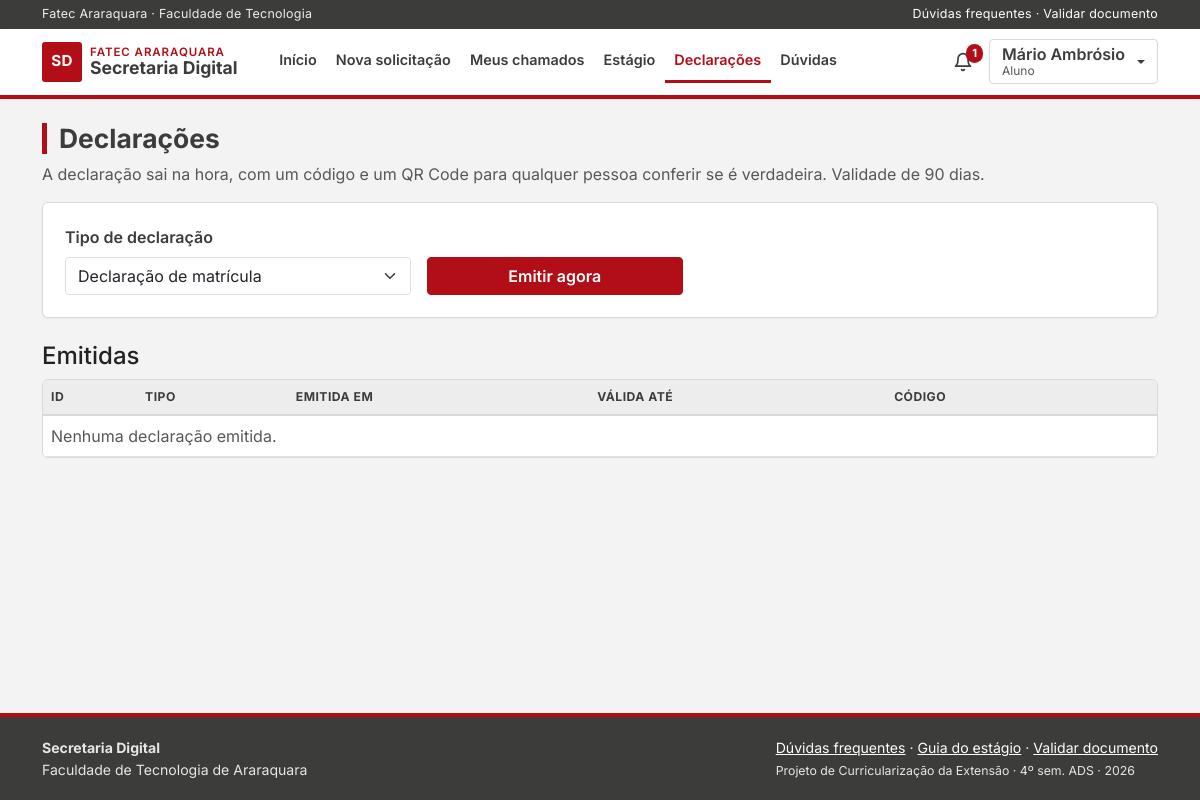
/declaracao_lista.php (signed in), run on an earlier commit of the app's database.
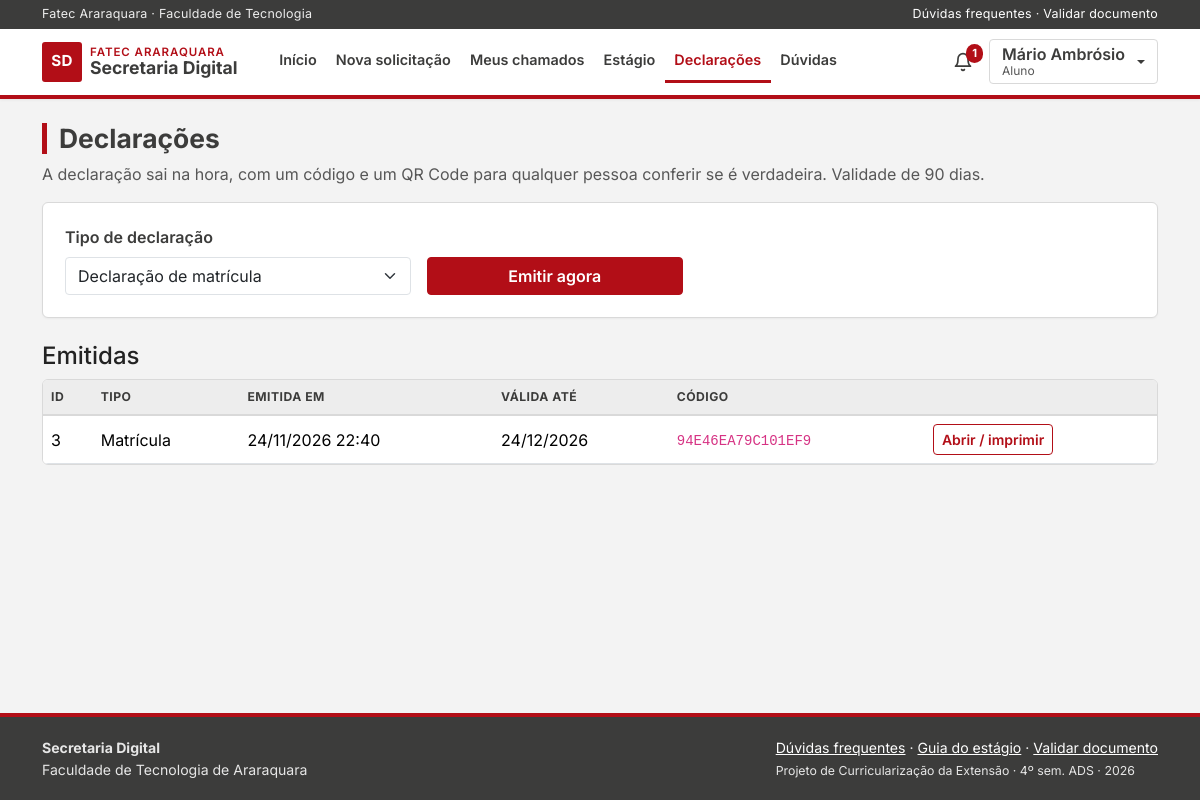
And on a later commit of the database.
### tables this page shows
CREATE TABLE tb_documentos (
  id_documento  INT AUTO_INCREMENT PRIMARY KEY,
  codigo        CHAR(16)   NOT NULL,
  id_aluno      INT        NOT NULL,
  tipo          ENUM('matricula','frequencia') NOT NULL,
  emitido_em    DATETIME   NOT NULL DEFAULT CURRENT_TIMESTAMP,
  valido_ate    DATE       NOT NULL,
  ativo         TINYINT(1) NOT NULL DEFAULT 1,
  UNIQUE KEY uk_documentos_codigo (codigo),
  CONSTRAINT fk_documentos_aluno FOREIGN KEY (id_aluno)
    REFERENCES tb_usuarios (id_usuario)
);

### declaracao_lista.php (the view, shortened to what this page needs)
<?php
    require_once("conecta.php");
    require_once("funcoes.php");
    $nivel = $_SESSION['nivel'];
    $ordem = ordem_sql(array(
        "id" => "d.id_documento",
        "aluno" => "u.nome",
        "tipo" => "d.tipo",
        "emitido" => "d.emitido_em",
        "validade" => "d.valido_ate"
    ), "emitido");
    if(!isset($_GET['ordem'])){
        $ordem = "d.emitido_em DESC";
    }
    $id_filtro = ($nivel == "aluno") ? $_SESSION['id_usuario'] : 0;
    $sql = "SELECT d.id_documento, d.codigo, d.tipo, d.emitido_em, d.valido_ate, u.nome AS aluno
            FROM tb_documentos d INNER JOIN tb_usuarios u ON u.id_usuario = d.id_aluno
            WHERE (? = 0 OR d.id_aluno = ?)
            ORDER BY $ordem";
    $stmt = mysqli_stmt_init($con);
    mysqli_stmt_prepare($stmt, $sql);
    mysqli_stmt_bind_param($stmt, "ii", $id_filtro, $id_filtro);
    mysqli_stmt_execute($stmt);
    $dados = mysqli_fetch_all(mysqli_stmt_get_result($stmt), MYSQLI_ASSOC);
    require_once("cabecalho.php");
?>
<h1>Declarações</h1>
<p class="text-secondary">A declaração sai na hora, com um código e um QR Code para qualquer pessoa conferir se é verdadeira. Validade de 90 dias.</p>
<form action="declaracao_add2.php" method="post" class="cartao mb-4">
    <div class="row g-3 align-items-end">
        <div class="col-md-4">
            <label for="seltipo" class="form-label">Tipo de declaração</label>
            <select name="seltipo" id="seltipo" class="form-select" required>
                <option value="matricula">Declaração de matrícula</option>
            </select>
        </div>
        <div class="col-md-3">
            <input type="submit" name="btn" value="Emitir agora" class="btn btn-principal w-100">
        </div>
    </div>
</form>
<h2 class="h4">Emitidas</h2>
<div class="tabela">
    <table class="table align-middle">
        <tr>
            <?php
                echo th_ordem("ID", "id");
                echo th_ordem("Tipo", "tipo");
                echo th_ordem("Emitida em", "emitido");
                echo th_ordem("Válida até", "validade");
            ?>
            <th>Código</th>
            <th></th>
        </tr>
        <?php
            if(count($dados) == 0){
                echo "<tr><td colspan='7' class='text-secondary'>Nenhuma declaração emitida.</td></tr>";
            }
            foreach($dados as $d){
                echo "<tr><td>" . $d['id_documento'] . "</td>";
                echo "<td>" . ($d['tipo'] == "matricula" ? "Matrícula" : "Frequência") . "</td>
                      <td>" . data_br($d['emitido_em'], true) . "</td>
                      <td>" . data_br($d['valido_ate']) . "</td>
                      <td><code>" . seguro($d['codigo']) . "</code></td>
                      <td><a href='declaracao_ver.php?id=" . $d['id_documento'] . "' class='btn btn-sm btn-contorno'>Abrir / imprimir</a></td>
                      </tr>";
            }
        ?>
    </table>
</div>
<?php require_once("rodape.php"); ?>

### cabecalho.php (shortened to what this page needs)
<?php
    $nivel_menu = $_SESSION['nivel'] ?? "";
    $pagina_atual = basename($_SERVER['PHP_SELF']);
    $qtd_notif = 0;
    if(isset($_SESSION['id_usuario']) && isset($con)){
        $sql_n = "SELECT COUNT(*) AS qtd FROM tb_notificacoes WHERE id_usuario = ? AND lida = 0 AND canal = 'sistema'";
        $stmt_n = mysqli_stmt_init($con);
        mysqli_stmt_prepare($stmt_n, $sql_n);
        mysqli_stmt_bind_param($stmt_n, "i", $_SESSION['id_usuario']);
        mysqli_stmt_execute($stmt_n);
        $qtd_notif = mysqli_fetch_assoc(mysqli_stmt_get_result($stmt_n))['qtd'];
    }
    function item_menu($arquivo, $rotulo, $pagina_atual){
        $ativo = ($arquivo == $pagina_atual) ? " active" : "";
        return "<li class='nav-item'><a class='nav-link$ativo' href='$arquivo'>$rotulo</a></li>";
    }
?>
<!DOCTYPE html>
<html lang="pt-br">
<head>
    <link href="css/bootstrap.min.css" rel="stylesheet">
    <link href="css/estilo.css" rel="stylesheet">
</head>
<body>
<div class="faixa-topo">
    <div class="container">
        <span>Fatec Araraquara · Faculdade de Tecnologia</span>
        <span class="d-none d-md-inline"><a href="faq.php">Dúvidas frequentes</a> · <a href="validar.php">Validar documento</a></span>
    </div>
</div>
<header class="cabecalho">
    <nav class="navbar navbar-expand-xl">
        <div class="container">
            <a class="navbar-brand d-flex align-items-center gap-2" href="<?php echo $nivel_menu ? 'painel.php' : 'index.php'; ?>">
                <span class="logo">SD</span>
                <span class="marca"><small>Fatec Araraquara</small>Secretaria Digital</span>
            </a>
            <div class="collapse navbar-collapse" id="menu">
                <ul class="navbar-nav me-auto ms-xl-3">
                <?php
                    if($nivel_menu == ""){
                        echo item_menu("index.php", "Início", $pagina_atual);
                        echo item_menu("faq.php", "Dúvidas frequentes", $pagina_atual);
                        echo item_menu("estagio_guia.php", "Guia do estágio", $pagina_atual);
                        echo item_menu("validar.php", "Validar documento", $pagina_atual);
                    }
                    else if($nivel_menu == "aluno"){
                        echo item_menu("painel.php", "Início", $pagina_atual);
                        echo item_menu("chamado_add.php", "Nova solicitação", $pagina_atual);
                        echo item_menu("chamado_lista.php", "Meus chamados", $pagina_atual);
                        echo item_menu("estagio_lista.php", "Estágio", $pagina_atual);
                        echo item_menu("declaracao_lista.php", "Declarações", $pagina_atual);
                        echo item_menu("faq.php", "Dúvidas", $pagina_atual);
                    }
                ?>
                </ul>
                <?php if($nivel_menu != ""){ ?>
                    <div class="d-flex align-items-center gap-2">
                        <a href="painel.php#notificacoes" class="sino" aria-label="Notificações: <?php echo $qtd_notif; ?> não lidas">
                            <svg aria-hidden="true" width="20" height="20" viewBox="0 0 24 24" fill="none" stroke="currentColor" stroke-width="2" stroke-linecap="round" stroke-linejoin="round"><path d="M6 8a6 6 0 0 1 12 0c0 7 3 9 3 9H3s3-2 3-9"></path><path d="M10.3 21a1.94 1.94 0 0 0 3.4 0"></path></svg>
                            <?php if($qtd_notif > 0){ echo "<span class='badge-notif'>$qtd_notif</span>"; } ?>
                        </a>
                        <div class="dropdown">
                            <button class="btn btn-usuario dropdown-toggle d-flex align-items-center gap-2" type="button" data-bs-toggle="dropdown" aria-expanded="false">
                                <span class="text-start"><?php echo seguro($_SESSION['nome']); ?><small class="d-block"><?php echo nome_nivel($nivel_menu); ?></small></span>
                            </button>
                        </div>
                    </div>
                <?php } else { ?>
                    <a href="index.php#entrar" class="btn btn-principal">Entrar</a>
                <?php } ?>
            </div>
        </div>
    </nav>
</header>
<main class="container py-4">

### funcoes.php (shortened to what this page needs)
<?php
    function seguro($texto){
        return htmlspecialchars((string)$texto, ENT_QUOTES, "UTF-8");
    }
    function nome_nivel($nivel){
        $nomes = array(
            "aluno" => "Aluno",
            "secretaria" => "Secretaria",
            "coordenacao" => "Coordenação",
            "admin" => "Administração"
        );
        return isset($nomes[$nivel]) ? $nomes[$nivel] : $nivel;
    }
    function data_br($data, $com_hora = false){
        $tempo = strtotime($data);
        return $com_hora ? date("d/m/Y H:i", $tempo) : date("d/m/Y", $tempo);
    }
    function th_ordem($rotulo, $campo){
        $atual = $_GET['ordem'] ?? "";
        $dir = $_GET['dir'] ?? "asc";
        $nova_dir = ($atual == $campo && $dir == "asc") ? "desc" : "asc";
        $parametros = $_GET;
        $parametros['ordem'] = $campo;
        $parametros['dir'] = $nova_dir;
        $seta = "";
        return "<th><a class='link-ordem' href='?" . seguro(http_build_query($parametros)) . "'>$rotulo$seta</a></th>";
    }
?>

### rodape.php (shortened to what this page needs)
</main>
<footer class="rodape">
    <div class="container d-flex flex-wrap justify-content-between gap-3">
        <div>
            <strong>Secretaria Digital</strong><br>
            Faculdade de Tecnologia de Araraquara
        </div>
        <div>
            <a href="faq.php">Dúvidas frequentes</a> · <a href="estagio_guia.php">Guia do estágio</a> · <a href="validar.php">Validar documento</a><br>
            <span class="small">Projeto de Curricularização da Extensão · 4º sem. ADS · <?php echo date("Y"); ?></span>
        </div>
    </div>
</footer>
</body>
</html>

### css/estilo.css (style rules this page uses)
:root { --vermelho: #B20E17; --vermelho-escuro: #8A0A11; --vermelho-claro: #FBEAEA; --cinza-escuro: #3C3C3B; --cinza: #6B6B6A; --fundo: #F3F3F3; --borda: #D9D9D9; --texto: #222222; --texto-suave: #575757; --vinho: var(--vermelho); --vinho-escuro: var(--vermelho-escuro); --vinho-claro: var(--vermelho-claro); }
body { font-family: Inter, "Segoe UI", Arial, sans-serif; background: var(--fundo); color: var(--texto); min-height: 100vh; display: flex; flex-direction: column; }
main { flex: 1; }
h1, h2, h3, h4, h5, h6, .marca { font-family: Inter, "Segoe UI", Arial, sans-serif; font-weight: 700; color: var(--cinza-escuro); }
h1 { font-size: 1.65rem; border-left: 5px solid var(--vermelho); padding-left: 12px; }
a { color: var(--vermelho); }
.text-secondary { color: var(--texto-suave) !important; }
.faixa-topo { background: var(--cinza-escuro); color: #EDEDED; font-size: .78rem; letter-spacing: .02em; }
.faixa-topo .container { display: flex; justify-content: space-between; gap: 12px; padding-top: 5px; padding-bottom: 5px; }
.faixa-topo a { color: #FFFFFF; text-decoration: none; }
.cabecalho { background: #FFFFFF; border-bottom: 4px solid var(--vermelho); box-shadow: 0 1px 3px rgba(0,0,0,.06); }
.logo { width: 40px; height: 40px; border-radius: 3px; background: var(--vermelho); color: #FFF; display: inline-flex; align-items: center; justify-content: center; font-weight: 700; font-size: .95rem; letter-spacing: .02em; }
.marca { font-size: 1.1rem; line-height: 1.05; color: var(--cinza-escuro); }
.marca small { display: block; font-size: .72rem; font-weight: 600; color: var(--vermelho); text-transform: uppercase; letter-spacing: .08em; }
.navbar .nav-link { color: var(--cinza-escuro); font-weight: 600; font-size: .9rem; white-space: nowrap; padding: .55rem .6rem !important; border-bottom: 3px solid transparent; border-radius: 0; }
.navbar .nav-link.active { color: var(--vermelho); border-bottom-color: var(--vermelho); }
.btn-usuario { background: transparent; border: 1px solid var(--borda); border-radius: 4px; line-height: 1.1; font-weight: 600; white-space: nowrap; color: var(--cinza-escuro); }
.btn-usuario small { font-weight: 400; color: var(--texto-suave); font-size: .75rem; }
.sino { position: relative; color: var(--cinza-escuro); display: inline-flex; padding: 8px; }
.badge-notif { position: absolute; top: 0; right: -2px; background: var(--vermelho); color: #FFF; border-radius: 999px; font-size: .7rem; padding: 1px 6px; font-weight: 700; }
.rodape { background: var(--cinza-escuro); color: #E6E6E6; padding: 20px 0; font-size: .88rem; margin-top: 36px; border-top: 4px solid var(--vermelho); }
.rodape a { color: #FFFFFF; }
.btn { border-radius: 4px; }
.btn-principal { background: var(--vermelho); border-color: var(--vermelho); color: #FFF; font-weight: 600; }
.btn-contorno { border: 1px solid var(--vermelho); color: var(--vermelho); background: #FFF; font-weight: 600; }
.cartao { background: #FFFFFF; border: 1px solid var(--borda); border-radius: 6px; padding: 22px; box-shadow: 0 1px 2px rgba(0,0,0,.04); }
.tabela { background: #FFF; border: 1px solid var(--borda); border-radius: 6px; overflow-x: auto; }
.tabela table { margin: 0; }
.tabela th { background: #EDEDED; font-size: .76rem; text-transform: uppercase; letter-spacing: .04em; color: var(--cinza-escuro); white-space: nowrap; border-bottom: 2px solid var(--borda); }
.link-ordem { color: var(--cinza-escuro); text-decoration: none; }
.form-control, .form-select { border-radius: 4px; }
.form-label { font-weight: 600; color: var(--cinza-escuro); }

What changed in the data, as far as the page shows it:
now on this page (row edited): tb_documentos: id_documento "3", tipo "Matrícula", emitido_em "24/11/2026 22:40", valido_ate "24/12/2026", codigo "94E46EA79C101EF9"
Also different on the page:
text no longer shown: "Nenhuma declaração emitida."
